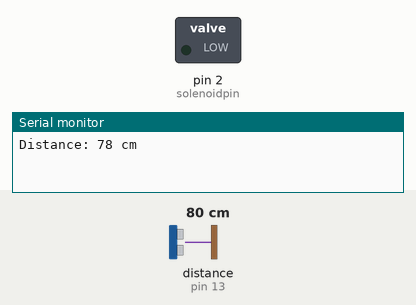
Simulated run of this sketch. Board: Arduino Uno, built with avr-gcc and run on an emulated ATmega328P. On the bench: switched loads named in the sketch (green lamp = pin HIGH), the last lines printed to the serial monitor. Wiring (inferred from the names in the program): ultrasonic range finder: trigger pin 12; echo pin 13. The inputs (shaded band) are chosen by the test bench; at power-on: distance to the obstacle (sensor on pin 13) 80 cm. The echo pulse lasts 58.3 µs per cm; pins used as bus, display or sensor lines are not drawn.

Above: at 0.1 s.
At 0.6 s:
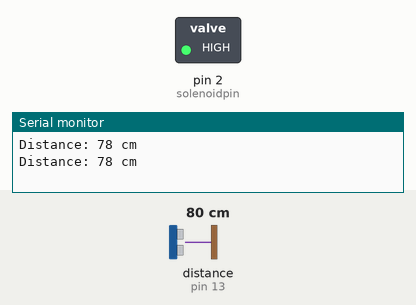
Timing chart, 0 to 2.1 s (numbered marks = the images above):
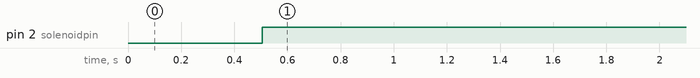

Measured:
- by itself, pin 2 (solenoidpin): LOW → HIGH at 0.51 s

The sketch:

ultrasonic_sensor_valve.ino
```cpp
#define echoPin 13 // attach pin D7 Arduino to pin Echo of HC-SR04
#define trigPin 12 //attach pin D6 Arduino to pin Trig of HC-SR04

// defines variables
long duration; // variable for the duration of sound wave travel
int distance; // variable for the distance measurement
int solenoidpin = 2;
int k;

void setup() {
  pinMode(trigPin, OUTPUT); // Sets the trigPin as an OUTPUT
  pinMode(echoPin, INPUT); // Sets the echoPin as an INPUT
  pinMode(solenoidpin,OUTPUT);
  Serial.begin(9600); // // Serial Communication is starting with 9600 of baudrate speed

}
void loop() {
  // Clears the trigPin condition
  digitalWrite(trigPin, LOW);
  delayMicroseconds(2);
  // Sets the trigPin HIGH (ACTIVE) for 10 microseconds
  digitalWrite(trigPin, HIGH);
  delayMicroseconds(10);
  digitalWrite(trigPin, LOW);
  // Reads the echoPin, returns the sound wave travel time in microseconds
  duration = pulseIn(echoPin, HIGH);
  // Calculating the distance
  distance = duration * 0.034 / 2; // Speed of sound wave divided by 2 (go and back)
  // Displays the distance on the Serial Monitor
  Serial.print("Distance: ");
  Serial.print(distance);
  Serial.println(" cm");
  delay(500); // geef data ongeveer elke 500 ms
  if (distance > 17) {
    digitalWrite(solenoidpin,HIGH);
    // Clears the trigPin condition
    digitalWrite(trigPin, LOW);
    delayMicroseconds(2);
  // Sets the trigPin HIGH (ACTIVE) for 10 microseconds
    digitalWrite(trigPin, HIGH);
    delayMicroseconds(10);
    digitalWrite(trigPin, LOW);
  // Reads the echoPin, returns the sound wave travel time in microseconds
    duration = pulseIn(echoPin, HIGH);
  // Calculating the distance
    distance = duration * 0.034 / 2; // Speed of sound wave divided by 2 (go and back)
  // Displays the distance on the Serial Monitor
    Serial.print("Distance: ");
    Serial.print(distance);
    Serial.println(" cm");
    delay(500); // geef data ongeveer elke 500 ms
  }
  else if (distance < 5) {
    digitalWrite(solenoidpin,LOW);
  }
}
```
